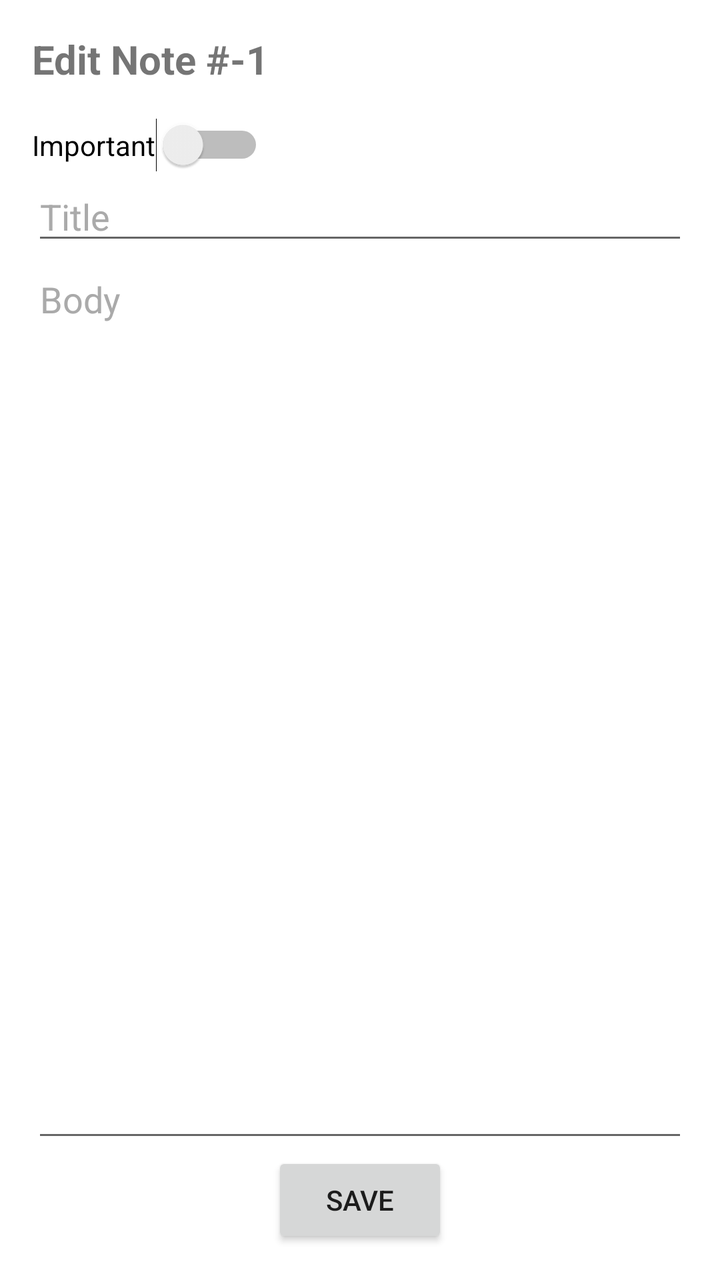
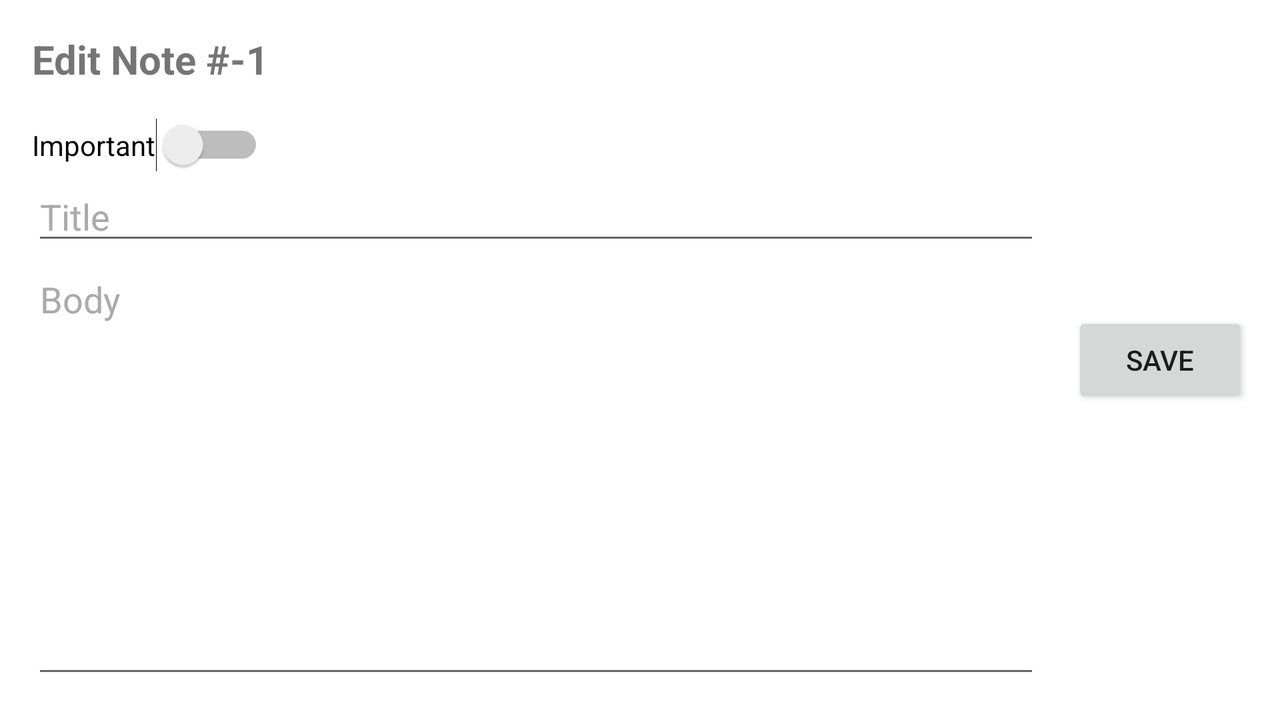

The same Android screen from two of the app's own layout files: first res/layout/ as a phone draws it, then the author's variant for another configuration, drawn on a device whose configuration selects that folder. Both files follow.
<!-- AndroidManifest.xml: application theme Theme.MultipleFragments -->
<!-- res/layout/fragment_edit_screen.xml -->
<?xml version="1.0" encoding="utf-8"?>
<androidx.constraintlayout.widget.ConstraintLayout xmlns:android="http://schemas.android.com/apk/res/android"
                                                   xmlns:app="http://schemas.android.com/apk/res-auto"
                                                   xmlns:tools="http://schemas.android.com/tools"
                                                   android:layout_width="match_parent"
                                                   android:layout_height="match_parent" android:padding="16dp">

    <TextView
            android:text="Edit Note #-1"
            android:layout_width="wrap_content"
            android:layout_height="wrap_content"
            android:id="@+id/editLabel"
            android:textStyle="bold" android:textSize="20sp"
            app:layout_constraintTop_toTopOf="parent" app:layout_constraintStart_toStartOf="parent"/>
    <Switch
            android:text="Important"
            android:layout_width="wrap_content"
            android:layout_height="wrap_content" android:id="@+id/editImportant"
            app:layout_constraintTop_toBottomOf="@+id/editLabel" app:layout_constraintStart_toStartOf="parent"
            android:layout_marginTop="16dp" app:layout_constraintBottom_toTopOf="@+id/editTitle"
            android:layout_marginBottom="16dp"/>
    <EditText
            android:layout_width="0dp"
            android:layout_height="wrap_content"
            android:inputType="textPersonName"
            android:ems="10"
            android:id="@+id/editTitle"
            android:hint="Title"
            android:textColorHint="@android:color/darker_gray"
            app:layout_constraintTop_toBottomOf="@+id/editImportant" app:layout_constraintStart_toStartOf="parent"
            app:layout_constraintEnd_toEndOf="parent"/>
    <EditText
            android:layout_width="0dp"
            android:layout_height="0dp"
            android:inputType="textMultiLine"
            android:gravity="start|top"
            android:ems="10"
            android:id="@+id/editBody"
            android:hint="Body"
            android:textColorHint="@android:color/darker_gray"
            app:layout_constraintBottom_toTopOf="@+id/editSave" app:layout_constraintStart_toStartOf="parent"
            app:layout_constraintEnd_toEndOf="parent" app:layout_constraintTop_toBottomOf="@+id/editTitle"/>
    <Button
            android:text="SAVE"
            android:layout_width="wrap_content"
            android:layout_height="wrap_content" android:id="@+id/editSave"
            app:layout_constraintBottom_toBottomOf="parent" app:layout_constraintStart_toStartOf="parent"
            app:layout_constraintEnd_toEndOf="parent"/>
</androidx.constraintlayout.widget.ConstraintLayout>
<!-- resources referenced by this layout -->
<resources>
  <style name="Theme.MultipleFragments" parent="Theme.MaterialComponents.DayNight.DarkActionBar">
          
          <item name="colorPrimary">@color/purple_500</item>
          <item name="colorPrimaryVariant">@color/purple_700</item>
          <item name="colorOnPrimary">@color/white</item>
          
          <item name="colorSecondary">@color/teal_200</item>
          <item name="colorSecondaryVariant">@color/teal_700</item>
          <item name="colorOnSecondary">@color/black</item>
          
          <item name="android:statusBarColor" tools:targetApi="l">?attr/colorPrimaryVariant</item>
          
      </style>
</resources>
<!-- res/layout-land/fragment_edit_screen.xml (the author's variant of the layout above) -->
<!-- drawn on the phone turned sideways -->
<?xml version="1.0" encoding="utf-8"?>
<androidx.constraintlayout.widget.ConstraintLayout xmlns:android="http://schemas.android.com/apk/res/android"
                                                   xmlns:app="http://schemas.android.com/apk/res-auto"
                                                   xmlns:tools="http://schemas.android.com/tools"
                                                   android:layout_width="match_parent"
                                                   android:layout_height="match_parent" android:padding="16dp">

    <TextView
            android:text="Edit Note #-1"
            android:layout_width="wrap_content"
            android:layout_height="wrap_content"
            android:id="@+id/editLabel"
            android:textStyle="bold" android:textSize="20sp"
            app:layout_constraintTop_toTopOf="parent" app:layout_constraintStart_toStartOf="parent"/>
    <Switch
            android:text="Important"
            android:layout_width="wrap_content"
            android:layout_height="wrap_content" android:id="@+id/editImportant"
            app:layout_constraintTop_toBottomOf="@+id/editLabel" app:layout_constraintStart_toStartOf="parent"
            android:layout_marginTop="16dp" app:layout_constraintBottom_toTopOf="@+id/editTitle"
            android:layout_marginBottom="16dp"/>
    <EditText
            android:layout_width="0dp"
            android:layout_height="wrap_content"
            android:inputType="textPersonName"
            android:ems="10"
            android:id="@+id/editTitle"
            android:hint="Title"
            android:textColorHint="@android:color/darker_gray"
            app:layout_constraintTop_toBottomOf="@+id/editImportant" app:layout_constraintStart_toStartOf="parent"
            app:layout_constraintEnd_toStartOf="@+id/editSave" android:layout_marginEnd="16dp"/>
    <EditText
            android:layout_width="0dp"
            android:layout_height="0dp"
            android:inputType="textMultiLine"
            android:gravity="start|top"
            android:ems="10"
            android:id="@+id/editBody"
            android:hint="Body"
            android:textColorHint="@android:color/darker_gray"
            app:layout_constraintStart_toStartOf="parent"
            app:layout_constraintTop_toBottomOf="@+id/editTitle"
            app:layout_constraintBottom_toBottomOf="parent" app:layout_constraintEnd_toStartOf="@+id/editSave"
            android:layout_marginEnd="16dp"/>
    <Button
            android:text="SAVE"
            android:layout_width="wrap_content"
            android:layout_height="wrap_content" android:id="@+id/editSave"
            app:layout_constraintTop_toTopOf="parent"
            app:layout_constraintBottom_toBottomOf="parent" app:layout_constraintEnd_toEndOf="parent"/>
</androidx.constraintlayout.widget.ConstraintLayout>
